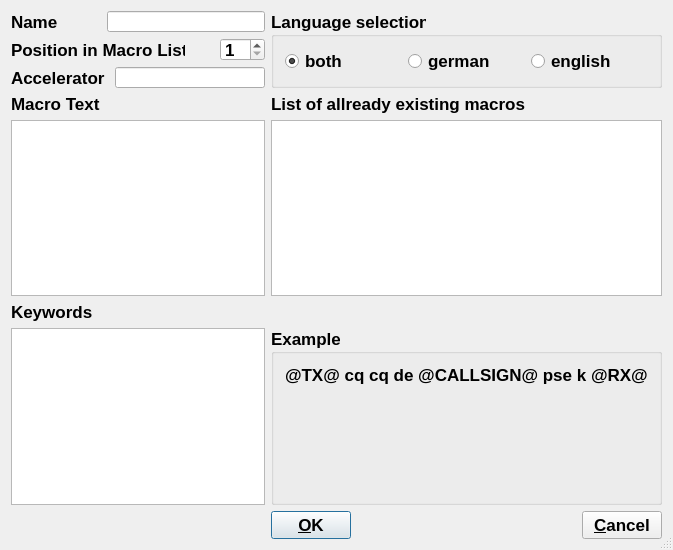
<?xml version="1.0" encoding="UTF-8"?>
<ui version="4.0">
 <class>AddMacro</class>
 <widget class="QDialog" name="AddMacro">
  <property name="geometry">
   <rect>
    <x>0</x>
    <y>0</y>
    <width>673</width>
    <height>550</height>
   </rect>
  </property>
  <property name="sizePolicy">
   <sizepolicy hsizetype="Preferred" vsizetype="Preferred">
    <horstretch>0</horstretch>
    <verstretch>0</verstretch>
   </sizepolicy>
  </property>
  <property name="minimumSize">
   <size>
    <width>600</width>
    <height>450</height>
   </size>
  </property>
  <property name="baseSize">
   <size>
    <width>600</width>
    <height>350</height>
   </size>
  </property>
  <property name="font">
   <font>
    <pointsize>13</pointsize>
    <weight>75</weight>
    <bold>true</bold>
   </font>
  </property>
  <property name="windowTitle">
   <string>Add Macro</string>
  </property>
  <property name="sizeGripEnabled">
   <bool>true</bool>
  </property>
  <layout class="QGridLayout" name="gridLayout">
   <item row="0" column="0" colspan="2">
    <layout class="QHBoxLayout" name="horizontalLayout">
     <item>
      <widget class="QLabel" name="textLabel1">
       <property name="minimumSize">
        <size>
         <width>90</width>
         <height>20</height>
        </size>
       </property>
       <property name="text">
        <string>Name</string>
       </property>
       <property name="textFormat">
        <enum>Qt::PlainText</enum>
       </property>
       <property name="wordWrap">
        <bool>false</bool>
       </property>
      </widget>
     </item>
     <item>
      <widget class="QLineEdit" name="MacroName">
       <property name="sizePolicy">
        <sizepolicy hsizetype="Preferred" vsizetype="Preferred">
         <horstretch>0</horstretch>
         <verstretch>0</verstretch>
        </sizepolicy>
       </property>
       <property name="minimumSize">
        <size>
         <width>150</width>
         <height>20</height>
        </size>
       </property>
      </widget>
     </item>
    </layout>
   </item>
   <item row="0" column="2" rowspan="3">
    <widget class="QGroupBox" name="groupBox_2">
     <property name="title">
      <string>Language selection</string>
     </property>
     <layout class="QHBoxLayout" name="horizontalLayout_3">
      <item>
       <widget class="QRadioButton" name="lang0">
        <property name="text">
         <string>both</string>
        </property>
        <property name="checked">
         <bool>true</bool>
        </property>
        <attribute name="buttonGroup">
         <string notr="true">bG</string>
        </attribute>
       </widget>
      </item>
      <item>
       <widget class="QRadioButton" name="lang2">
        <property name="text">
         <string>german</string>
        </property>
        <attribute name="buttonGroup">
         <string notr="true">bG</string>
        </attribute>
       </widget>
      </item>
      <item>
       <widget class="QRadioButton" name="lang1">
        <property name="text">
         <string>english</string>
        </property>
        <attribute name="buttonGroup">
         <string notr="true">bG</string>
        </attribute>
       </widget>
      </item>
     </layout>
    </widget>
   </item>
   <item row="1" column="0" colspan="2">
    <layout class="QHBoxLayout" name="horizontalLayout_2">
     <item>
      <widget class="QLabel" name="textLabel2">
       <property name="minimumSize">
        <size>
         <width>145</width>
         <height>20</height>
        </size>
       </property>
       <property name="text">
        <string>Position in Macro List</string>
       </property>
       <property name="wordWrap">
        <bool>false</bool>
       </property>
      </widget>
     </item>
     <item>
      <spacer name="horizontalSpacer_5">
       <property name="orientation">
        <enum>Qt::Horizontal</enum>
       </property>
       <property name="sizeHint" stdset="0">
        <size>
         <width>31</width>
         <height>20</height>
        </size>
       </property>
      </spacer>
     </item>
     <item>
      <widget class="QSpinBox" name="Position">
       <property name="minimumSize">
        <size>
         <width>45</width>
         <height>20</height>
        </size>
       </property>
       <property name="minimum">
        <number>1</number>
       </property>
      </widget>
     </item>
    </layout>
   </item>
   <item row="2" column="0">
    <widget class="QLabel" name="textLabel1_3">
     <property name="minimumSize">
      <size>
       <width>90</width>
       <height>20</height>
      </size>
     </property>
     <property name="text">
      <string>Accelerator</string>
     </property>
     <property name="wordWrap">
      <bool>false</bool>
     </property>
    </widget>
   </item>
   <item row="2" column="1">
    <widget class="QLineEdit" name="Accelerator">
     <property name="sizePolicy">
      <sizepolicy hsizetype="Preferred" vsizetype="Preferred">
       <horstretch>0</horstretch>
       <verstretch>0</verstretch>
      </sizepolicy>
     </property>
     <property name="minimumSize">
      <size>
       <width>50</width>
       <height>20</height>
      </size>
     </property>
    </widget>
   </item>
   <item row="3" column="0">
    <widget class="QLabel" name="textLabel3">
     <property name="minimumSize">
      <size>
       <width>0</width>
       <height>20</height>
      </size>
     </property>
     <property name="text">
      <string>Macro Text</string>
     </property>
     <property name="textFormat">
      <enum>Qt::PlainText</enum>
     </property>
     <property name="wordWrap">
      <bool>false</bool>
     </property>
    </widget>
   </item>
   <item row="3" column="2">
    <widget class="QLabel" name="textLabel4">
     <property name="minimumSize">
      <size>
       <width>0</width>
       <height>20</height>
      </size>
     </property>
     <property name="text">
      <string>List of allready existing macros</string>
     </property>
     <property name="wordWrap">
      <bool>false</bool>
     </property>
    </widget>
   </item>
   <item row="4" column="0" colspan="2">
    <widget class="QTextEdit" name="MacroDefinition">
     <property name="sizePolicy">
      <sizepolicy hsizetype="Preferred" vsizetype="Preferred">
       <horstretch>0</horstretch>
       <verstretch>0</verstretch>
      </sizepolicy>
     </property>
    </widget>
   </item>
   <item row="4" column="2">
    <widget class="QListView" name="MacroDisplay"/>
   </item>
   <item row="5" column="0">
    <widget class="QLabel" name="textLabel1_2">
     <property name="text">
      <string>Keywords</string>
     </property>
     <property name="wordWrap">
      <bool>false</bool>
     </property>
    </widget>
   </item>
   <item row="6" column="0" colspan="2">
    <widget class="QListView" name="KeywordDisplay">
     <property name="sizePolicy">
      <sizepolicy hsizetype="Preferred" vsizetype="Preferred">
       <horstretch>0</horstretch>
       <verstretch>0</verstretch>
      </sizepolicy>
     </property>
    </widget>
   </item>
   <item row="6" column="2">
    <widget class="QGroupBox" name="groupBox">
     <property name="title">
      <string>Example</string>
     </property>
     <layout class="QFormLayout" name="formLayout">
      <item row="0" column="0">
       <widget class="QLabel" name="textLabel6">
        <property name="frameShape">
         <enum>QFrame::NoFrame</enum>
        </property>
        <property name="frameShadow">
         <enum>QFrame::Plain</enum>
        </property>
        <property name="text">
         <string>@TX@ cq cq de @CALLSIGN@ pse k @RX@</string>
        </property>
        <property name="textFormat">
         <enum>Qt::PlainText</enum>
        </property>
        <property name="wordWrap">
         <bool>false</bool>
        </property>
       </widget>
      </item>
     </layout>
    </widget>
   </item>
   <item row="7" column="0" colspan="2">
    <spacer name="horizontalSpacer_2">
     <property name="orientation">
      <enum>Qt::Horizontal</enum>
     </property>
     <property name="sizeHint" stdset="0">
      <size>
       <width>356</width>
       <height>20</height>
      </size>
     </property>
    </spacer>
   </item>
   <item row="7" column="2">
    <layout class="QHBoxLayout" name="horizontalLayout_4">
     <item>
      <widget class="QPushButton" name="buttonOk">
       <property name="text">
        <string>&amp;OK</string>
       </property>
       <property name="shortcut">
        <string/>
       </property>
       <property name="autoDefault">
        <bool>true</bool>
       </property>
       <property name="default">
        <bool>true</bool>
       </property>
      </widget>
     </item>
     <item>
      <spacer name="horizontalSpacer">
       <property name="orientation">
        <enum>Qt::Horizontal</enum>
       </property>
       <property name="sizeHint" stdset="0">
        <size>
         <width>72</width>
         <height>22</height>
        </size>
       </property>
      </spacer>
     </item>
     <item>
      <widget class="QPushButton" name="buttonCancel">
       <property name="text">
        <string>&amp;Cancel</string>
       </property>
       <property name="shortcut">
        <string/>
       </property>
       <property name="autoDefault">
        <bool>true</bool>
       </property>
      </widget>
     </item>
    </layout>
   </item>
  </layout>
 </widget>
 <layoutdefault spacing="6" margin="11"/>
 <pixmapfunction>qPixmapFromMimeSource</pixmapfunction>
 <resources/>
 <connections>
  <connection>
   <sender>buttonOk</sender>
   <signal>clicked()</signal>
   <receiver>AddMacro</receiver>
   <slot>accept()</slot>
   <hints>
    <hint type="sourcelabel">
     <x>20</x>
     <y>20</y>
    </hint>
    <hint type="destinationlabel">
     <x>20</x>
     <y>20</y>
    </hint>
   </hints>
  </connection>
  <connection>
   <sender>buttonCancel</sender>
   <signal>clicked()</signal>
   <receiver>AddMacro</receiver>
   <slot>reject()</slot>
   <hints>
    <hint type="sourcelabel">
     <x>20</x>
     <y>20</y>
    </hint>
    <hint type="destinationlabel">
     <x>20</x>
     <y>20</y>
    </hint>
   </hints>
  </connection>
  <connection>
   <sender>KeywordDisplay</sender>
   <signal>clicked(QModelIndex)</signal>
   <receiver>AddMacro</receiver>
   <slot>insertKeyword(QModelIndex)</slot>
   <hints>
    <hint type="sourcelabel">
     <x>162</x>
     <y>382</y>
    </hint>
    <hint type="destinationlabel">
     <x>367</x>
     <y>256</y>
    </hint>
   </hints>
  </connection>
 </connections>
 <slots>
  <slot>insertKeyword(QModelIndex)</slot>
 </slots>
 <buttongroups>
  <buttongroup name="bG"/>
 </buttongroups>
</ui>
